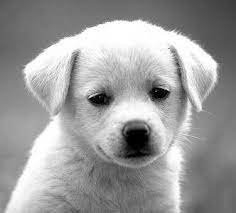
#> input picture saddog.png, 236 x 213 px
$ python display_image.py
#> lines starting #> are read from the running program, lines starting #| are printed output that depends on the picture
# import matplotlib.pyplot as plt
# import matplotlib.image as mpimg
# import numpy as np
# from scipy.ndimage import convolve

# # Define a sharpening kernel
# kernel = np.array([[0, -1, 0],
#                    [-1, 5,-1],
#                    [0, -1, 0]])

# # Read the original image
# img_original = mpimg.imread('saddog.png')

# # Apply the kernel to the original image
# img_sharpened = convolve(img_original, kernel)

# # Save the sharpened image
# mpimg.imsave('output.png', img_sharpened)

# # Read the sharpened image
# img_sharpened = mpimg.imread('output.png')

# # Display the images side by side
# fig, axs = plt.subplots(1, 2, figsize=(10, 5))

# # Display the original image
# axs[0].imshow(img_original, cmap='gray')
# axs[0].set_title('Original Image')

# # Display the sharpened image
# axs[1].imshow(img_sharpened, cmap='gray')
# axs[1].set_title('Sharpened Image')

# # Label x-axis and y-axis of both images
# # x-axis: horizontal axis is the width of the image
# # y-axis: vertical axis is the height of the image

# # Set labels for x-axis and y-axis
# plt.xlabel('Width')
# plt.ylabel('Height')

# plt.show()


import matplotlib.pyplot as plt
import matplotlib.image as mpimg

# Read the original and sharpened images
img_original = mpimg.imread('saddog.png')
#> img_original is the input picture: shape (213, 236) float32; min 0, max 1, mean 0.611
img_sharpened = mpimg.imread('output.png')
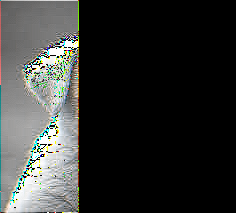
#> input picture output.png, 236 x 213 px
#> img_sharpened is the input picture: shape (213, 236, 3) float32; mean R, G, B 0.2, 0.205, 0.198

# Display the images side by side
fig, axs = plt.subplots(1, 2, figsize=(10, 5))

# Display the original image
axs[0].imshow(img_original, cmap='gray')
axs[0].set_title('Original Image')

print(img_sharpened.shape)
#| (213, 236, 3)

# Display the sharpened image
axs[1].imshow(img_sharpened, cmap='gray')
axs[1].set_title('Convoluted Image')

# Label x-axis and y-axis of both images
# x-axis: horizontal axis is the width of the image
# y-axis: vertical axis is the height of the image

# Set labels for x-axis and y-axis
plt.xlabel('Width')
plt.ylabel('Height')

plt.show()
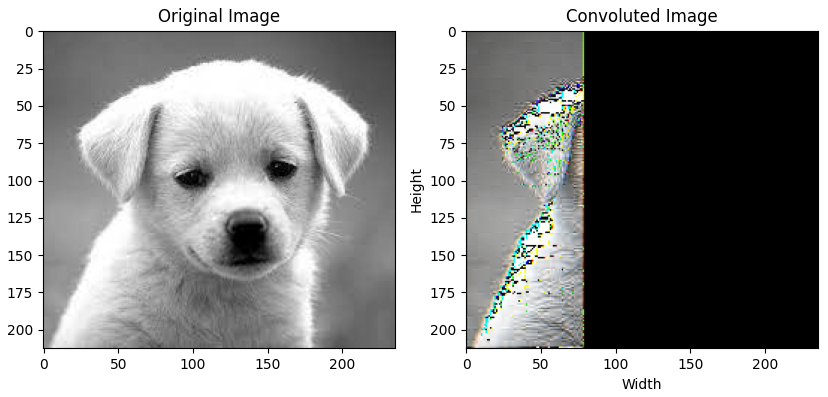
#> figure drawn by matplotlib, 2 panels
